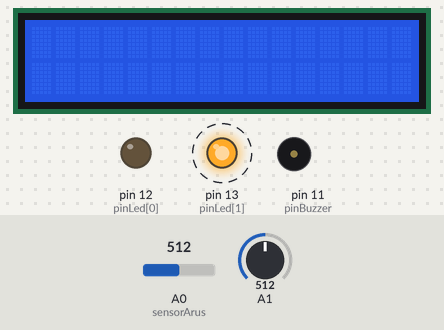
Recording of a sketch running on a simulated Arduino Uno, built with avr-gcc and run on an emulated ATmega328P. On the bench: 16×2 character LCD, output pins drawn as LEDs (lit = HIGH), buzzer (waves = sounding, pin HIGH). Dashed ring = blinking. Inputs (shaded band) come from the test bench; at power-on: A0 (sensorArus) = 512, A1 = 512. What the sketch prints to the serial monitor is not drawn.

Above: at 1.0 s.
Timing chart, 0 to 3.7 s (numbered marks = the images above):
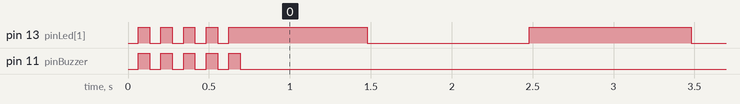

The sketch:

UNO_Transmitter_AC_Monitoring_Load_wjson.ino
```cpp
/*
 * ZMPT101B ACS712 IOT MONITORING using nodemcu and arduino uno board
 *
 * this is for board Arduino Uno
 *
 * author: massagita 2021
 */

//library
#include <ArduinoJson.h>

#include <LiquidCrystal_I2C.h>
LiquidCrystal_I2C lcd(0x27, 16, 2);

#include <SoftwareSerial.h>
SoftwareSerial linkSerial(6, 7);

#define sensorArus      A0
#define sensorTegangan  A1

//pin input output
const int pinLed[] = {12, 13};
const int pinBuzzer = 11;

//store zero arus dan tegangan
int zero_tegangan, zero_arus;

// this the 5A version of the ACS712 -use 100 for 20A Module and 66 for 30A Module
int mVperAmp = 185;
//variabel buat acs
int Watt = 0;
double voltase = 0;
double VRMS = 0;
double AmpsRMS = 0;

//variable led indikator
bool ledIndikator = true;

//variable buat nyimpen nilai
float acVoltage;
float acCurrent;
float daya;

//buat refresh screen
float refresh = 0;

//variable buat hitung energi dan cost
unsigned long nextMillis;
float energi;
long detik;
unsigned long cost;
int perkwh = 1352;

float miliAmpere;

void setup() {
  //serial.begin(9600);
  linkSerial.begin(4800);
  Serial.begin(115200);
  lcd.init();

  pinMode(pinBuzzer, OUTPUT);
  for (int i = 0; i < 3; i++) {
    pinMode(pinLed[i], OUTPUT);
  }

  //indikator led berkedip
  for (int i = 0; i < 9; i++) {
    bool state;
    led(1, state);
    digitalWrite(pinBuzzer, state);
    delay(70);
    state = !state;
  }

  lcd.backlight();

  //set zero tegangan dan arus
  zero_tegangan = 504;                //nilai dari kalibrasi
  zero_arus = analogRead(sensorArus); //nilai dari analog reading yang pertama
  digitalWrite(pinBuzzer, LOW);
}

void loop() {

  //refresh screen
  if (++refresh > 5) {
    lcd.clear();
    refresh = 0;
  }

  ledIndikator = !ledIndikator;

  acCurrent = acs712(0.05);                 //nilai arus
  acVoltage = get_voltage(sensorTegangan);  //nilai tegangan

  hitungEnergi(); //manggil fungsi hitung energi
  daya = (AmpsRMS * 240 / 1.3); //ngitung daya

  Serial.println((String) " P:" + daya + "\tkWh:" + energi
                 + "\tC:" + cost);

  //buat json dokumen
  StaticJsonDocument<500> docSending;

  docSending["sensorTegangan"]  = acVoltage;
  docSending["sensorArus"]      = acCurrent;
  docSending["dayaSend"]        = daya;
  docSending["energiSend"]      = energi;
  docSending["costSend"]        = cost;

  // Send the JSON
  serializeJson(docSending, linkSerial);

  led(1, ledIndikator);
  led(0, 0);
}

//fungsi untuk led
void led(int ch, bool on) {
  digitalWrite(pinLed[ch], on);
}

//fungsi baca tegangan
float get_voltage(int ampPin) {
  int sampleDuration = 100;
  int sampleCount = 0;
  unsigned long rSquaredSum = 0;
  int rawZero = zero_tegangan;
  uint32_t startTime = millis();
  while ((millis() - startTime) < sampleDuration) {
    int RawVoltageIn = analogRead(ampPin) - rawZero;
    rSquaredSum += abs(RawVoltageIn);
    sampleCount++;
  }
  rSquaredSum = rSquaredSum / sampleCount ;
  // y = 2,4653x - 20,575
  // y = 2.419x - 19.303
  double voltage  = (2.419 * rSquaredSum) - 19.303;
  if (voltage < 0) voltage = 0;
  return voltage;
}

//untuk dapat nilai absolute
int absolute(int a) {
  if (a < 0) {
    a = a * -1;
  }
  return a;
}

//fungsi baca sensor arus
float acs712(float calib){
  voltase = getVPP();
  VRMS = ((voltase / 2.0) * 0.707); //root 2 = 0.707
  AmpsRMS = ((VRMS * 1000) / mVperAmp) - calib;

  if(AmpsRMS < 0.04) AmpsRMS = 0;
  miliAmpere = AmpsRMS / 1000; //mili ampere

  return AmpsRMS;
}

//function to get analogread value
float getVPP() {
  float result;
  int readValue;
  int maxValue = 0;
  int minValue = 1023;

  uint32_t start_time = millis();

  while ((millis() - start_time) < 500) {
    readValue = analogRead(sensorArus);
    if (readValue > maxValue) maxValue = readValue;
    if (readValue < minValue) minValue = readValue;
  }
  result = ((maxValue - minValue) * 5.0) / 1023.0;
  return result;
}

// fungsi hitung energi
void hitungEnergi() {
  while (millis() < nextMillis) {}
  nextMillis = millis() + 1000;
  energi += daya / 3600000.000;
  detik++;
  cost = energi * perkwh;
}

void serial_send( float sensor1, float sensor2) {

  String data_string = (String)sensor1 + "," + (String)sensor2;
  const char *data = data_string.c_str();

  //  serial.write("*");
  //  serial.write(data);
  //  serial.write("|");
  //  serial.write(data);
  //  serial.write("#");
  millis();

}
```

Measured:
- by itself, pin 13 (pinLed[1]): goes 3 × (LOW 0.07 s, HIGH 0.07 s), LOW 0.07 s, HIGH 0.86 s, 64 × (LOW 1.0 s, HIGH 1.0 s), then LOW
